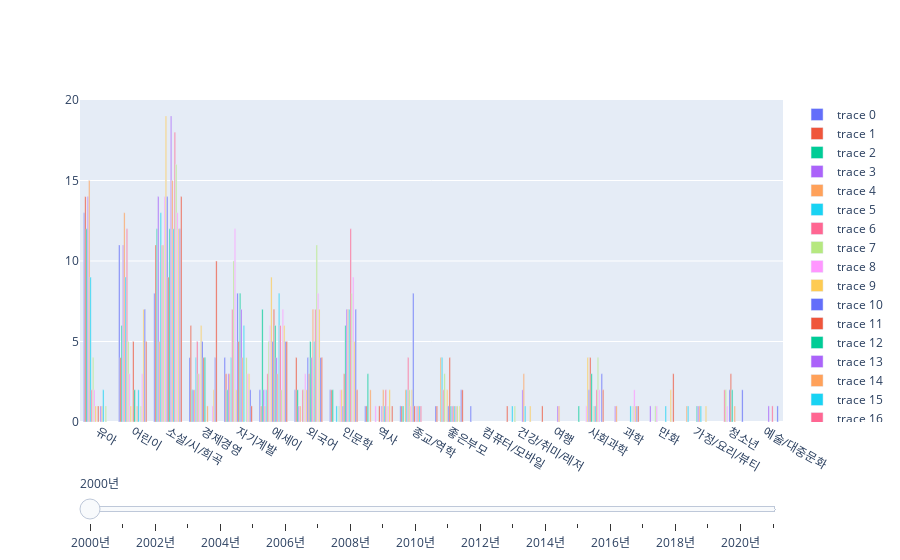

The notebook cell saved with this chart:
### Code cell
df = pd.read_excel('bestsellers.xlsx')

df['페이지']= df['페이지'].str.replace("쪽","").astype(int)
df['가격']= df['가격'].str.replace(",","").astype(int)

step_list = [year + 2000 for year in range(22)]


grouped_data = pd.DataFrame()
data=[]
for step in step_list:
    df_query = df.query(f"연도 == {step}")
    grouped_df= df_query.groupby(by=["장르"], as_index=False).size().reset_index().sort_values("size",ascending=False)
    grouped_df["year"] = step
    data.append(
        go.Bar(
            x =grouped_df['장르'], 
            y = grouped_df['size'],
        )
    )
    
    grouped_data = pd.concat([grouped_data, grouped_df])
    
fig = go.Figure(data)

layout = go.Layout(
    xaxis = dict(title=dict(text='연도',font=dict(size=18))),
    yaxis=dict(tickfont=dict(size=14)),
    barmode='stack'
        )

steps = []
for year in range(len(step_list)):
    step = dict(
        method="update",
        args=[{"visible": [False] * len(step_list)}],
        label=str(2000+year) + "년"
    )
    step["args"][0]["visible"][year] = True
    steps.append(step)

sliders = [dict(
    active=0,
    pad={"t": 50},
    steps=steps
)]

fig.update_layout(sliders=sliders)
fig.show()

### Figure 1 — Plotly figure (JSON) as saved in the notebook; plotly's stock layout.template omitted (floating-point values rounded to 4 significant figures)
{"data": [{"type": "bar", "x": ["유아", "어린이", "소설/시/희곡", "경제경영", "자기계발", "에세이", "외국어", "인문학", "역사", "종교/역학", "좋은부모", "컴퓨터/모바일"], "y": [13, 11, 8, 4, 4, 2, 2, 2, 1, 1, 1, 1]}, {"type": "bar", "x": ["유아", "소설/시/희곡", "경제경영", "어린이", "외국어", "자기계발", "인문학", "건강/취미/레저", "에세이", "여행", "역사", "종교/역학", "좋은부모"], "y": [14, 11, 6, 4, 4, 3, 2, 1, 1, 1, 1, 1, 1]}, {"type": "bar", "x": ["소설/시/희곡", "유아", "에세이", "어린이", "역사", "경제경영", "외국어", "인문학", "자기계발", "사회과학", "종교/역학"], "y": [12, 12, 7, 6, 3, 2, 2, 2, 2, 1, 1]}, {"type": "bar", "x": ["소설/시/희곡", "유아", "어린이", "자기계발", "경제경영", "에세이", "과학", "만화", "외국어"], "y": [14, 14, 11, 3, 2, 2, 1, 1, 1]}, {"type": "bar", "x": ["유아", "어린이", "소설/시/희곡", "좋은부모", "자기계발", "경제경영", "역사", "종교/역학", "가정/요리/뷰티", "과학", "에세이", "외국어"], "y": [15, 13, 5, 4, 3, 2, 2, 2, 1, 1, 1, 1]}, {"type": "bar", "x": ["소설/시/희곡", "어린이", "유아", "경제경영", "자기계발", "좋은부모", "에세이", "종교/역학", "가정/요리/뷰티", "건강/취미/레저", "인문학"], "y": [13, 9, 9, 4, 4, 4, 2, 2, 1, 1, 1]}, {"type": "bar", "x": ["어린이", "소설/시/희곡", "자기계발", "경제경영", "종교/역학", "에세이", "외국어", "유아", "좋은부모", "청소년"], "y": [12, 11, 7, 5, 4, 3, 2, 2, 2, 2]}, {"type": "bar", "x": ["소설/시/희곡", "자기계발", "어린이", "에세이", "유아", "경제경영", "좋은부모", "외국어", "종교/역학", "청소년", "건강/취미/레저", "만화", "인문학"], "y": [11, 10, 5, 5, 4, 3, 3, 2, 2, 2, 1, 1, 1]}, {"type": "bar", "x": ["소설/시/희곡", "자기계발", "에세이", "경제경영", "어린이", "외국어", "유아", "인문학", "만화", "사회과학", "역사", "종교/역학", "청소년"], "y": [14, 12, 6, 3, 3, 3, 2, 2, 1, 1, 1, 1, 1]}, {"type": "bar", "x": ["소설/시/희곡", "에세이", "경제경영", "사회과학", "외국어", "인문학", "자기계발", "종교/역학", "좋은부모", "어린이", "유아"], "y": [19, 9, 6, 4, 2, 2, 2, 2, 2, 1, 1]}, {"type": "bar", "x": ["소설/시/희곡", "자기계발", "종교/역학", "경제경영", "에세이", "외국어", "사회과학", "청소년", "인문학", "좋은부모"], "y": [14, 8, 8, 5, 5, 4, 2, 2, 1, 1]}, {"type": "bar", "x": ["소설/시/희곡", "에세이", "어린이", "자기계발", "경제경영", "사회과학", "좋은부모", "외국어", "인문학", "청소년", "역사", "유아", "종교/역학"], "y": [9, 7, 5, 5, 4, 4, 4, 3, 3, 3, 1, 1, 1]}, {"type": "bar", "x": ["소설/시/희곡", "자기계발", "에세이", "인문학", "외국어", "경제경영", "사회과학", "어린이", "청소년", "가정/요리/뷰티", "좋은부모"], "y": [12, 8, 6, 6, 5, 4, 3, 2, 2, 1, 1]}, {"type": "bar", "x": ["소설/시/희곡", "인문학", "자기계발", "에세이", "외국어", "건강/취미/레저", "가정/요리/뷰티", "여행", "역사", "예술/대중문화", "유아", "종교/역학", "좋은부모"], "y": [19, 7, 7, 4, 4, 2, 1, 1, 1, 1, 1, 1, 1]}, {"type": "bar", "x": ["소설/시/희곡", "외국어", "인문학", "자기계발", "건강/취미/레저", "에세이", "역사", "가정/요리/뷰티", "경제경영", "사회과학", "어린이", "여행", "유아", "종교/역학", "좋은부모", "청소년"], "y": [15, 7, 7, 4, 3, 3, 2, 1, 1, 1, 1, 1, 1, 1, 1, 1]}, {"type": "bar", "x": ["소설/시/희곡", "에세이", "인문학", "자기계발", "외국어", "어린이", "유아", "가정/요리/뷰티", "건강/취미/레저", "과학", "만화", "사회과학", "역사", "종교/역학", "좋은부모"], "y": [12, 8, 7, 6, 5, 2, 2, 1, 1, 1, 1, 1, 1, 1, 1]}, {"type": "bar", "x": ["소설/시/희곡", "인문학", "외국어", "에세이", "사회과학", "역사", "예술/대중문화", "종교/역학", "좋은부모"], "y": [18, 12, 7, 6, 2, 2, 1, 1, 1]}, {"type": "bar", "x": ["소설/시/희곡", "외국어", "인문학", "사회과학", "자기계발", "에세이", "과학", "어린이", "역사", "유아", "좋은부모"], "y": [16, 11, 8, 4, 4, 2, 1, 1, 1, 1, 1]}, {"type": "bar", "x": ["소설/시/희곡", "인문학", "외국어", "에세이", "어린이", "자기계발", "과학", "사회과학", "경제경영", "역사"], "y": [13, 9, 8, 7, 3, 3, 2, 2, 1, 1]}, {"type": "bar", "x": ["소설/시/희곡", "어린이", "외국어", "에세이", "인문학", "자기계발", "경제경영", "만화", "역사", "가정/요리/뷰티", "건강/취미/레저", "과학", "좋은부모"], "y": [12, 7, 7, 6, 5, 3, 2, 2, 2, 1, 1, 1, 1]}, {"type": "bar", "x": ["소설/시/희곡", "어린이", "인문학", "에세이", "경제경영", "외국어", "사회과학", "자기계발", "좋은부모", "청소년", "과학", "예술/대중문화"], "y": [12, 7, 7, 5, 4, 4, 3, 2, 2, 2, 1, 1]}, {"type": "bar", "x": ["소설/시/희곡", "경제경영", "어린이", "에세이", "외국어", "만화", "사회과학", "인문학", "좋은부모", "과학", "역사", "자기계발"], "y": [14, 10, 5, 5, 4, 3, 2, 2, 2, 1, 1, 1]}], "layout": {"sliders": [{"active": 0, "pad": {"t": 50}, "steps": [{"args": [{"visible": [true, false, false, false, false, false, false, false, false, false, false, false, false, false, false, false, false, false, false, false, false, false]}], "label": "2000년", "method": "update"}, {"args": [{"visible": [false, true, false, false, false, false, false, false, false, false, false, false, false, false, false, false, false, false, false, false, false, false]}], "label": "2001년", "method": "update"}, {"args": [{"visible": [false, false, true, false, false, false, false, false, false, false, false, false, false, false, false, false, false, false, false, false, false, false]}], "label": "2002년", "method": "update"}, {"args": [{"visible": [false, false, false, true, false, false, false, false, false, false, false, false, false, false, false, false, false, false, false, false, false, false]}], "label": "2003년", "method": "update"}, {"args": [{"visible": [false, false, false, false, true, false, false, false, false, false, false, false, false, false, false, false, false, false, false, false, false, false]}], "label": "2004년", "method": "update"}, {"args": [{"visible": [false, false, false, false, false, true, false, false, false, false, false, false, false, false, false, false, false, false, false, false, false, false]}], "label": "2005년", "method": "update"}, {"args": [{"visible": [false, false, false, false, false, false, true, false, false, false, false, false, false, false, false, false, false, false, false, false, false, false]}], "label": "2006년", "method": "update"}, {"args": [{"visible": [false, false, false, false, false, false, false, true, false, false, false, false, false, false, false, false, false, false, false, false, false, false]}], "label": "2007년", "method": "update"}, {"args": [{"visible": [false, false, false, false, false, false, false, false, true, false, false, false, false, false, false, false, false, false, false, false, false, false]}], "label": "2008년", "method": "update"}, {"args": [{"visible": [false, false, false, false, false, false, false, false, false, true, false, false, false, false, false, false, false, false, false, false, false, false]}], "label": "2009년", "method": "update"}, {"args": [{"visible": [false, false, false, false, false, false, false, false, false, false, true, false, false, false, false, false, false, false, false, false, false, false]}], "label": "2010년", "method": "update"}, {"args": [{"visible": [false, false, false, false, false, false, false, false, false, false, false, true, false, false, false, false, false, false, false, false, false, false]}], "label": "2011년", "method": "update"}, {"args": [{"visible": [false, false, false, false, false, false, false, false, false, false, false, false, true, false, false, false, false, false, false, false, false, false]}], "label": "2012년", "method": "update"}, {"args": [{"visible": [false, false, false, false, false, false, false, false, false, false, false, false, false, true, false, false, false, false, false, false, false, false]}], "label": "2013년", "method": "update"}, {"args": [{"visible": [false, false, false, false, false, false, false, false, false, false, false, false, false, false, true, false, false, false, false, false, false, false]}], "label": "2014년", "method": "update"}, {"args": [{"visible": [false, false, false, false, false, false, false, false, false, false, false, false, false, false, false, true, false, false, false, false, false, false]}], "label": "2015년", "method": "update"}, {"args": [{"visible": [false, false, false, false, false, false, false, false, false, false, false, false, false, false, false, false, true, false, false, false, false, false]}], "label": "2016년", "method": "update"}, {"args": [{"visible": [false, false, false, false, false, false, false, false, false, false, false, false, false, false, false, false, false, true, false, false, false, false]}], "label": "2017년", "method": "update"}, {"args": [{"visible": [false, false, false, false, false, false, false, false, false, false, false, false, false, false, false, false, false, false, true, false, false, false]}], "label": "2018년", "method": "update"}, {"args": [{"visible": [false, false, false, false, false, false, false, false, false, false, false, false, false, false, false, false, false, false, false, true, false, false]}], "label": "2019년", "method": "update"}, {"args": [{"visible": [false, false, false, false, false, false, false, false, false, false, false, false, false, false, false, false, false, false, false, false, true, false]}], "label": "2020년", "method": "update"}, {"args": [{"visible": [false, false, false, false, false, false, false, false, false, false, false, false, false, false, false, false, false, false, false, false, false, true]}], "label": "2021년", "method": "update"}]}]}}
